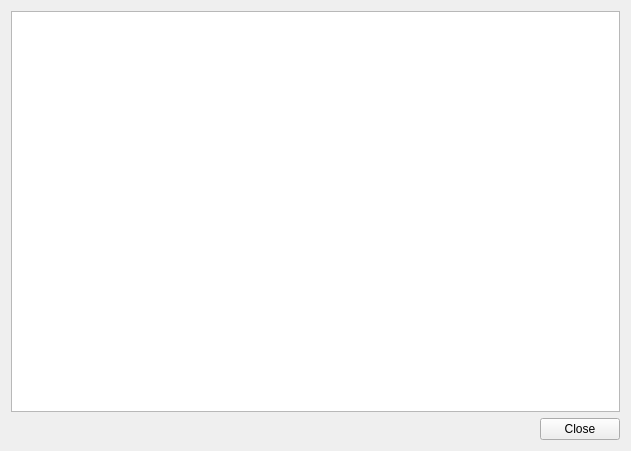
<?xml version="1.0" encoding="UTF-8"?>
<ui version="4.0">
 <class>HelpBase</class>
 <widget class="QWidget" name="HelpBase">
  <property name="geometry">
   <rect>
    <x>0</x>
    <y>0</y>
    <width>631</width>
    <height>451</height>
   </rect>
  </property>
  <property name="windowTitle">
   <string>Help</string>
  </property>
  <property name="windowIcon">
   <iconset resource="icons.qrc">
    <normaloff>:/icons/resources/help.png</normaloff>:/icons/resources/help.png</iconset>
  </property>
  <layout class="QVBoxLayout" name="verticalLayout">
   <item>
    <widget class="QSplitter" name="splitter">
     <property name="orientation">
      <enum>Qt::Orientation::Vertical</enum>
     </property>
     <widget class="QTextEdit" name="textEditHelp">
      <property name="undoRedoEnabled">
       <bool>false</bool>
      </property>
      <property name="readOnly">
       <bool>true</bool>
      </property>
     </widget>
    </widget>
   </item>
   <item>
    <widget class="QDialogButtonBox" name="buttonBox">
     <property name="standardButtons">
      <set>QDialogButtonBox::StandardButton::Close</set>
     </property>
    </widget>
   </item>
  </layout>
 </widget>
 <layoutdefault spacing="6" margin="11"/>
 <resources>
  <include location="icons.qrc"/>
 </resources>
 <connections>
  <connection>
   <sender>buttonBox</sender>
   <signal>rejected()</signal>
   <receiver>HelpBase</receiver>
   <slot>close()</slot>
   <hints>
    <hint type="sourcelabel">
     <x>315</x>
     <y>393</y>
    </hint>
    <hint type="destinationlabel">
     <x>315</x>
     <y>225</y>
    </hint>
   </hints>
  </connection>
 </connections>
</ui>
